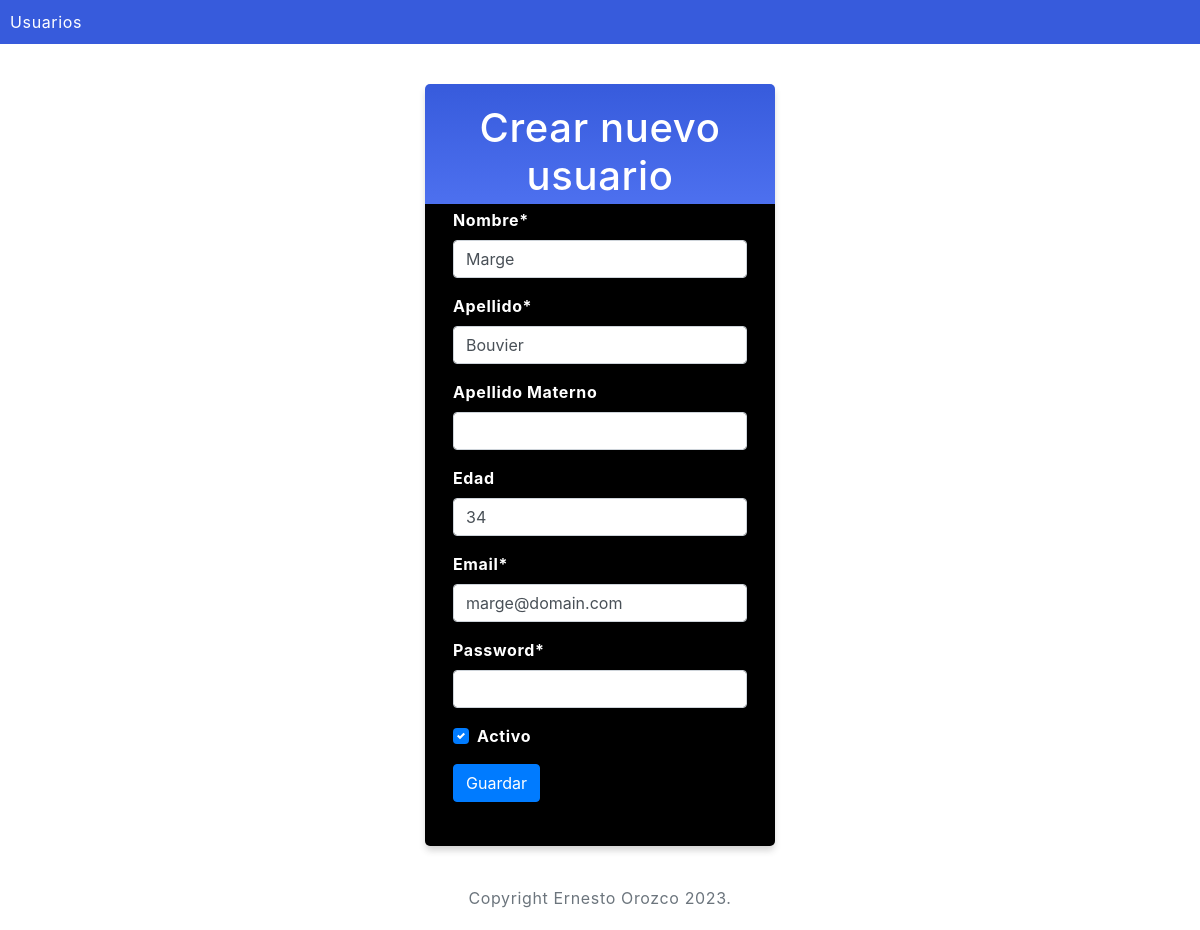
Screenshot of /usuarios/editar/5 with the database file from the repository.
### apps/usuarios/models.py (models this page shows, shortened)
class Usuario(models.Model):
    nombre = models.CharField(max_length=50)
    apellido = models.CharField(max_length=50)
    apellido_materno = models.CharField(blank=True,null=True,max_length=50)
    edad = models.IntegerField(blank=True,null=True)
    email = models.EmailField()
    password = models.CharField(max_length=50)
    activo = models.BooleanField(default=True)

### apps/usuarios/views.py (the view)
# urls.py: path('usuarios/editar/<int:pk>', views.UsuarioUpdateView.as_view(), name='editar'),
class UsuarioUpdateView(UpdateView):
    model = Usuario
    template_name = 'form.html'
    form_class = UsuarioForm
    context_object_name = 'myusuario'
    success_url = '/usuarios/'

### templates/form.html (shortened to what this page needs)
{% extends 'main.html' %}
{% load crispy_forms_tags %}
{% block contenido %}
<div class="topnav">
    <a href="{% url 'usuarios:usuarios' %}">Usuarios</a>
</div>
<div class="mycard">
    <h1 class="my-auto ">Crear nuevo usuario</h1>
    <form method="post" class="mx-auto p-2">
        {% crispy form %}
    </form>
</div>
{% endblock %}

### static/css/style.css (style rules this page uses)
body { margin:0; font: 600 18px 'Source Sans Pro', sans-serif; letter-spacing: 0.64px; color: #585d74; }
.topnav { background-color:#375BDC; color:#ffffff; padding:10px; }
.topnav a:link, .topnav a:visited { text-decoration: none; color: #ffffff; }
.mycard { background-color: black; background-image: linear-gradient(to bottom, #375BDC, #4D70EF); background-size: 100% 120px; background-repeat: no-repeat; margin: 40px auto; width: 350px; border-radius: 5px; box-shadow: 0 5px 7px -1px rgba(51, 51, 51, 0.23); padding: 20px; }
.mycard h1 { text-align: center; color:#ffffff; margin:20px 0 60px 0; }
label { color: #ffffff; font-weight: bold; }

### rows the page displays
Usuario: nombre "Marge", apellido "Bouvier", edad "34", email "marge@domain.com"
